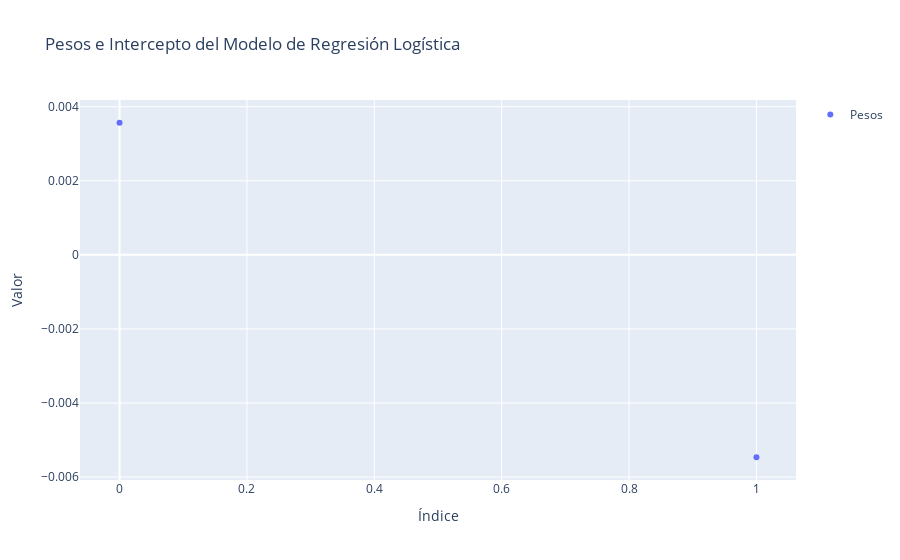
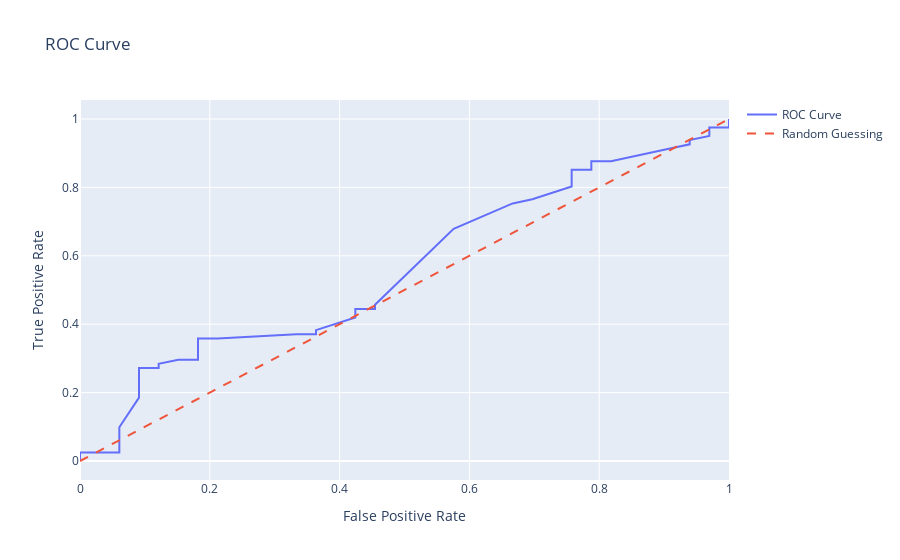

The notebook cell saved with these charts, in order:
### Code cell
# Ahora con Sklearn

from sklearn.linear_model import LogisticRegression

X_train = df_train[['A', 'B']]
y_train = df_train['Win']
X_valid = df_valid[['A', 'B']]
y_valid = df_valid['Win']

model = LogisticRegression()
model.fit(X_train, y_train)
y_pred = model.predict(X_valid)
y_pred_proba = model.predict_proba(X_valid)
accuracy = accuracy_score(y_valid, y_pred)
print(f'Accuracy: {accuracy:.2f}')
print(f'Weights: {model.coef_}')
print(f'Intercept: {model.intercept_}')

# Visualiza los valores de los parámetros del modelo de regresión logística

fig = go.Figure()

# Agregar los pesos al gráfico
fig.add_trace(go.Scatter(
    x=list(range(len(model.coef_[0]))),  # Índices de los pesos
    y=model.coef_[0],
    mode='markers',
    name='Pesos'
))

# Agregar el intercepto al gráfico
#fig.add_trace(go.Scatter(
#    x=[-1],  # Índice para el intercepto
#    y=[model.intercept_[0]],  # Valor del intercepto
#    mode='markers',
#    name='Intercepto'
#))

# Configurar el diseño del gráfico
fig.update_layout(
    title='Pesos e Intercepto del Modelo de Regresión Logística',
    xaxis_title='Índice',
    yaxis_title='Valor',
    showlegend=True
)

# Mostrar el gráfico
fig.show()

fpr, tpr, thresholds = roc_curve(y_valid,  y_pred)
print(f'FPR: {fpr}')
print(f'TPR: {tpr}')
fpr, tpr, thresholds = roc_curve(y_valid, y_pred_proba[:, 1])
print(f'FPR: {fpr}')
print(f'TPR: {tpr}')
auc = roc_auc_score(y_valid, y_pred)
print(f'AUC: {auc}')
auc = roc_auc_score(y_valid, y_pred_proba[:, 1])
print(f'AUC: {auc}')

fig = go.Figure()
fig.add_trace(go.Scatter(x=fpr, y=tpr, mode='lines', name='ROC Curve'))
fig.add_trace(go.Scatter(x=[0, 1], y=[0, 1], mode='lines', name='Random Guessing', line=dict(dash='dash')))
fig.update_layout(title='ROC Curve',
                  xaxis_title='False Positive Rate',
                  yaxis_title='True Positive Rate')
fig.show()

### Figure 1 — Plotly figure (JSON) as saved in the notebook; plotly's stock layout.template omitted (floating-point values rounded to 4 significant figures)
{"data": [{"mode": "markers", "name": "Pesos", "type": "scatter", "x": [0, 1], "y": [0.003568, -0.005465]}], "layout": {"showlegend": true, "title": {"text": "Pesos e Intercepto del Modelo de Regresión Logística"}, "xaxis": {"title": {"text": "Índice"}}, "yaxis": {"title": {"text": "Valor"}}}}

### Figure 2 — Plotly figure (JSON) as saved in the notebook; plotly's stock layout.template omitted (floating-point values rounded to 4 significant figures)
{"data": [{"mode": "lines", "name": "ROC Curve", "type": "scatter", "x": [0.0, 0.0, 0.0, 0.06061, 0.06061, 0.06061, 0.06061, 0.09091, 0.09091, 0.09091, 0.1212, 0.1212, 0.1515, 0.1818, 0.1818, 0.1818, 0.2121, 0.3333, 0.3636, 0.3636, 0.4242, 0.4242, 0.4545, 0.4545, 0.5758, 0.6667, 0.697, 0.7576, 0.7576, 0.7879, 0.7879, 0.8182, 0.9091, 0.9394, 0.9394, 0.9697, 0.9697, 1.0, 1.0], "y": [0.0, 0.01235, 0.02469, 0.02469, 0.04938, 0.07407, 0.09877, 0.1852, 0.2593, 0.2716, 0.2716, 0.284, 0.2963, 0.2963, 0.3086, 0.358, 0.358, 0.3704, 0.3704, 0.3827, 0.4198, 0.4444, 0.4444, 0.4568, 0.679, 0.7531, 0.7654, 0.8025, 0.8519, 0.8519, 0.8765, 0.8765, 0.9136, 0.9259, 0.9383, 0.9506, 0.9753, 0.9753, 1.0]}, {"line": {"dash": "dash"}, "mode": "lines", "name": "Random Guessing", "type": "scatter", "x": [0, 1], "y": [0, 1]}], "layout": {"title": {"text": "ROC Curve"}, "xaxis": {"title": {"text": "False Positive Rate"}}, "yaxis": {"title": {"text": "True Positive Rate"}}}}
